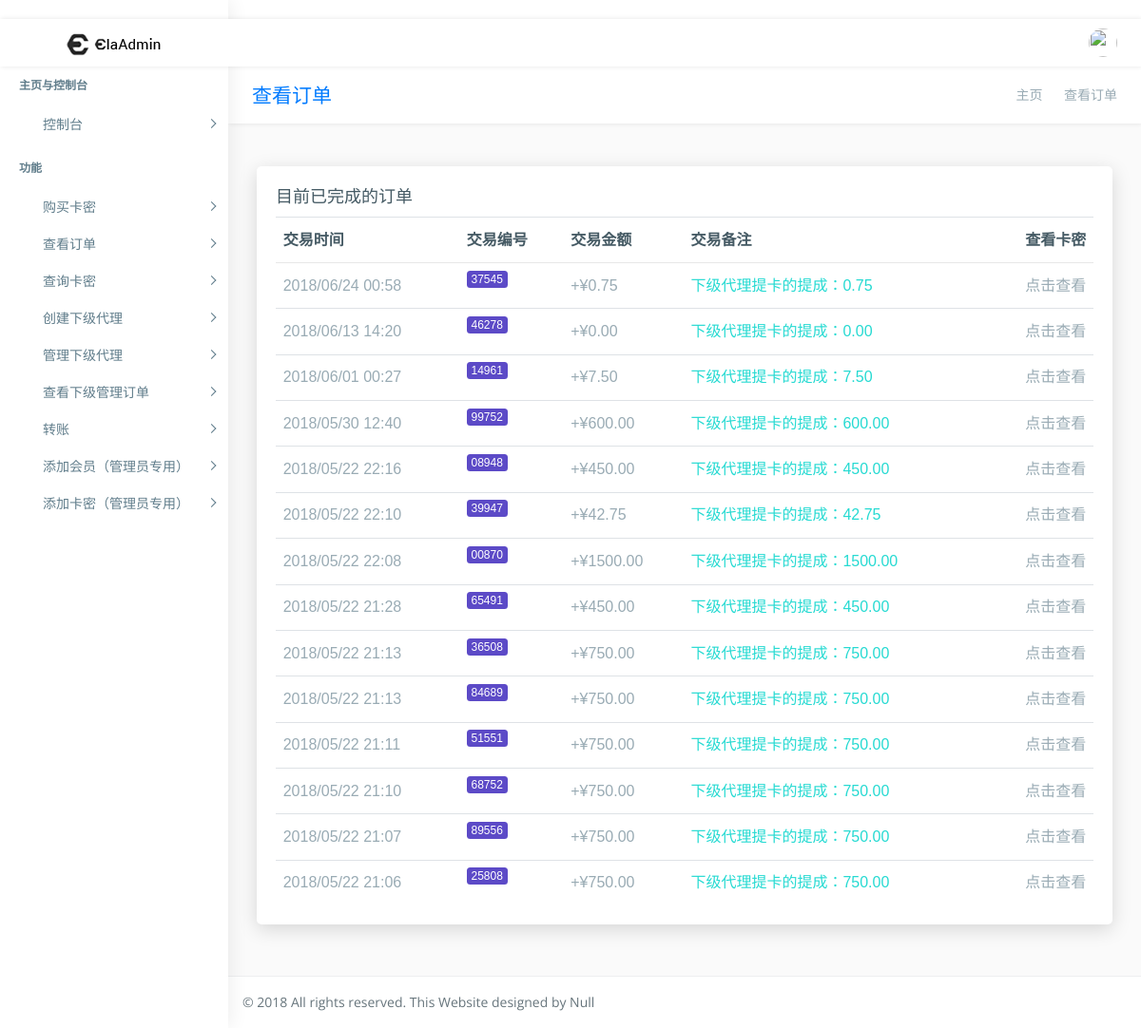
Page /shop/check_all_deal/ (signed in) on the earlier database version.
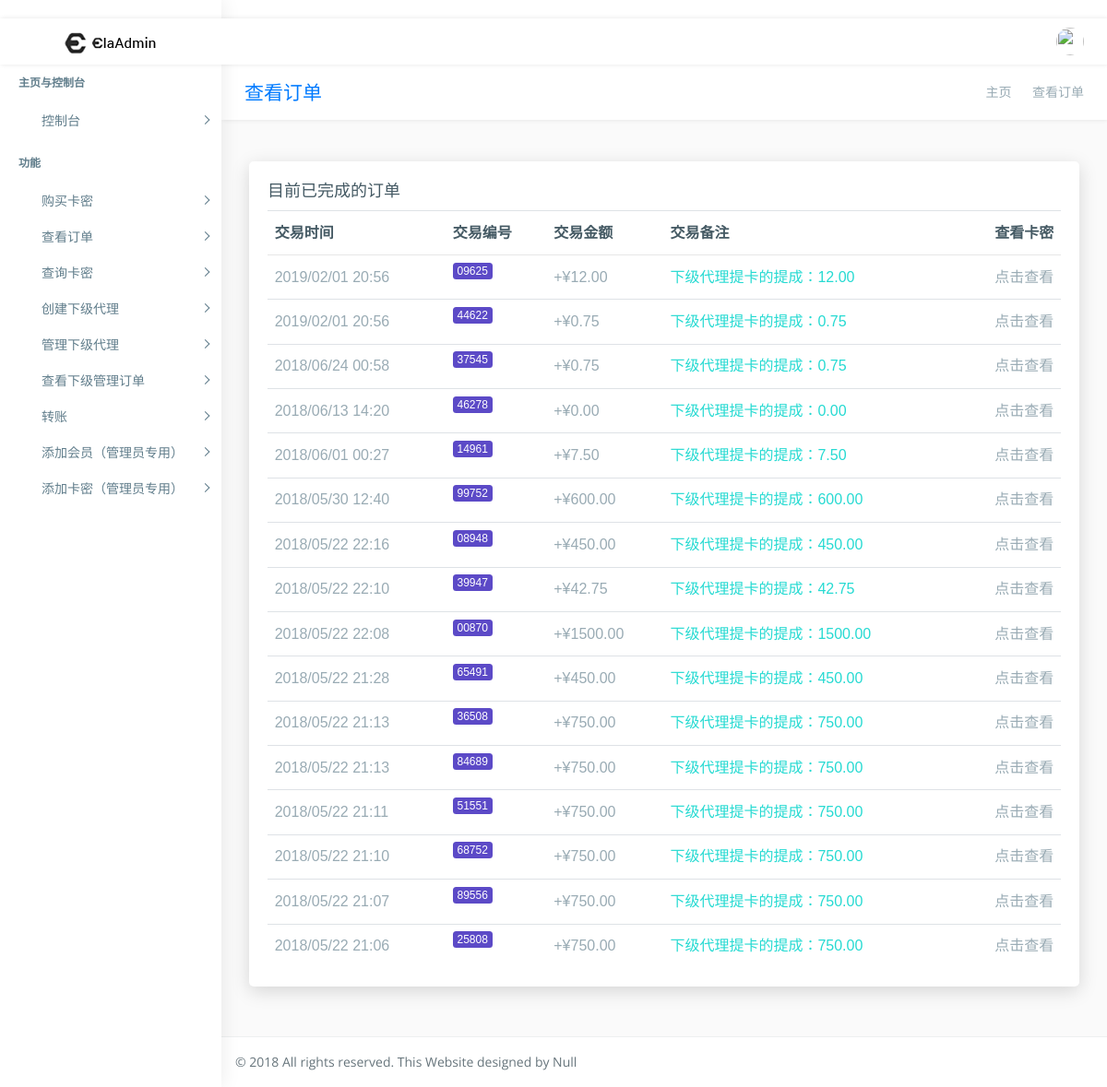
Same page on the later database version.
### main_app/models.py (models this page shows)
class Deal_record(models.Model):
    time = models.DateTimeField(verbose_name="交易时间",auto_now_add=True)
    deal_code = models.CharField(verbose_name="交易编号",max_length=5)
    acount = models.ForeignKey(User,verbose_name="交易账户")
    money = models.DecimalField(max_digits=8,decimal_places=2,verbose_name="交易金额",default=0)
    symbol =models.BooleanField(default=True,verbose_name="正负符号") #如果为True，就是交易为入账，如果为负，账户出账
    notes = models.CharField(default="无",verbose_name="交易备注",max_length=30,blank=True)

### main_app/views/web/base_web.py (the view)
# urls.py: url(r'^shop/check_all_deal/$',check_all_deal,name='check_all_deal'), #查看自己的订单
@login_required
def check_all_deal(request):
    all_deal = Deal_record.objects.filter(acount=request.user).order_by("time")
    all_deal = all_deal.reverse()
    context = {"all_deal":all_deal}
    return render(request,"page-deal.html",context)

### templates/page-deal.html (shortened to what this page needs)
{% extends "base.html" %}
{% load staticfiles %}
{% block wrapper %}
        <div class="page-wrapper">
            <div class="row page-titles">
                <div class="col-md-5 align-self-center">
                    <h3 class="text-primary">查看订单</h3> </div>
                <div class="col-md-7 align-self-center">
                    <ol class="breadcrumb">
                        <li class="breadcrumb-item"><a href="{% url "index" %}">主页</a></li>
                        <li class="breadcrumb-item active">查看订单</li>
                    </ol>
                </div>
            </div>
            <div class="container-fluid">
                <div class="row">
                    <div class="col-lg-12">
                        <div class="card">
                            <div class="card-title">
                                <h4>目前已完成的订单 </h4>
                            </div>
                            <div class="card-body">
                                <div class="table-responsive">
                                    <table class="table table-hover ">
                                    {% if all_deal %}
                                    {% if all_deal %}
                                        <thead>
                                            <tr>
                                                <th>交易时间</th>
                                                <th>交易编号</th>
                                                <th>交易金额</th>
                                                <th>交易备注</th>
                                                <th>查看卡密</th>
                                            </tr>
                                        </thead>
                                        <tbody>
                                            {% for i in all_deal %}
                                            <tr>
                                                <td>{{ i.time|date:"Y/m/d H:i" }}</td>
                                                <td><span class="badge badge-primary">{{ i.deal_code }}</span></td>
                                                <td>
                                                    {% if i.symbol %}
                                                    +¥{{ i.money }}
                                                    {% else %}
                                                    -¥{{ i.money }}
                                                    {% endif %}
                                                </td>
                                                <td class="color-success">{{ i.notes }}</td>
                                                <td><a href="{% url "check_deal" i.deal_code %}">点击查看</a></td>
                                            </tr>
                                            {% endfor %}
                                        {% endif %}
                                    {% endif %}
                                        </tbody>
                                    </table>
                                </div>
                            </div>
                        </div>
                    </div>
                </div>
            </div>
{% endblock wrapper %}

Differences in the rows shown:
added Deal_record: time "2019/02/01 20:56", deal_code "09625", money "12.00", notes "下级代理提卡的提成：12.00"
added Deal_record: time "2019/02/01 20:56", deal_code "44622", money "0.75", notes "下级代理提卡的提成：0.75"
